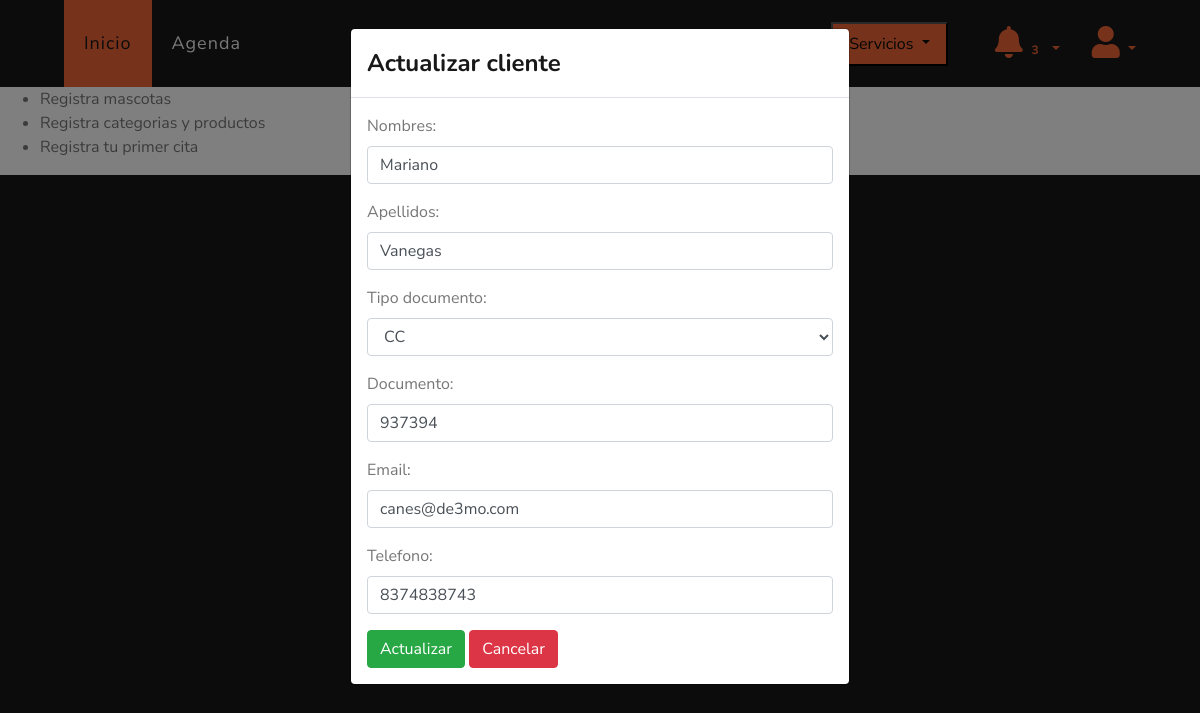
The page /actualizar/clientes/2 (signed in) on the database its author committed.
### veterinary/models.py (models this page shows, shortened)
class Client(models.Model):
    CHOICES = [('CC', 'CC'), ('CE', 'CE'),
               ('TI', 'TI'), ('PPT', 'PPT'), ('PASAPORTE', 'PASAPORTE')]
    veterinary = models.ForeignKey(Veterinary, on_delete=models.PROTECT, blank=True, null=True)
    name = models.CharField(max_length=100, blank=False, null=False, verbose_name='Cliente')
    last_name = models.CharField(max_length=100, blank=False, null=False)
    type = models.CharField(max_length=10, choices=CHOICES, verbose_name='Tipo documento', default='CC')
    document = models.CharField(max_length=20, unique=False, blank=True, null=True, verbose_name='Documento')
    email = models.EmailField(max_length=254, unique=False, blank=True, null=True)
    phone = models.CharField(max_length=20, blank=True, null=True)
    global_id = models.UUIDField(default=uuid.uuid4, editable=False, unique=False)
    class Meta:
        unique_together = ('document', 'email', 'veterinary')

### veterinary/views.py (the view)
# urls.py: path("actualizar/clientes/<int:id>", views.updateClient, name='updateClient'),
@login_required(login_url="login")
def updateClient(request, id):
    client = Client.objects.get(id=id)
    if request.method == "POST":
        form = ClientForm(request.POST, instance=client)
        if form.is_valid():
            identification = form.cleaned_data["document"]
            email = form.cleaned_data["email"]
            existing_client_identification = (
                Client.objects.filter(document=identification).exclude(id=id).exists()
            )
            existing_client_email = (
                Client.objects.filter(email=email).exclude(id=id).exists()
            )
            if existing_client_identification:
                messages.error(request, "El documento ya existe")
                return render(request, "veterinary/updateClient.html", {"form": form})
            elif existing_client_email:
                messages.error(request, "El email ya existe")
                return render(request, "veterinary/updateClient.html", {"form": form})
            else:
                form.save()
                return redirect(detailClient)
    else:
        form = ClientForm(instance=client)
    context = {"form": form}
    return render(request, "veterinary/updateClient.html", context)

### veterinary/forms.py
class ClientForm(ModelForm):
    class Meta:
        model = Client
        fields = '__all__'
        widgets = {
            'veterinary': HiddenInput(attrs={'class': 'form-control form-input'}),
            'name': TextInput(attrs={'class': 'form-control form-input'}),
            'last_name': TextInput(attrs={'class': 'form-control form-input'}),
            'type': Select(attrs={'class': 'form-control'}),
            'document': TextInput(attrs={'class': 'form-control form-input'}),
            'email': EmailInput(attrs={'class': 'form-control form-input'}),
            'phone': TextInput(attrs={'class': 'form-control form-input'}),
        }
        labels = {
            'veterinary': 'Veterinaria',
            'name': 'Nombres',
            'last_name': 'Apellidos',
            'email': 'Email',
            'phone': 'Telefono'
        }

### veterinary/views.py (called while the page is built)
def check_notifications(request):
    if not request.user.is_authenticated:
        veterinary_logued = Veterinary.objects.get(id=1)
    else:
        veterinary_logued = request.user.veterinary
    if not Client.objects.filter(veterinary=veterinary_logued).exists():
        messages.info(request, 'Registra clientes')
    if not Pet.objects.filter(client__veterinary=veterinary_logued).exists():
        messages.info(request, 'Registra mascotas')
    if not Category.objects.filter(veterinary=veterinary_logued).exists():
        messages.info(request, 'Registra categorias y productos')
    if not Events.objects.filter(veterinary=veterinary_logued).exists():
        messages.info(request, 'Registra tu primer cita')

### templates/veterinary/updateClient.html (shortened to what this page needs)
{% extends 'layout/base.html' %}
{% block 'style' %}
{% load static %}
<link rel="stylesheet" href="{% static 'css/estilo.css' %}">
{% endblock %}
{% block 'header' %}
{% include 'layout/partials/headerbase.html' %}
{% endblock %}
{% block 'content' %}
{% if form.instance %}
<div class="modal fade" id="myModal" tabindex="-1" role="dialog" aria-labelledby="myModalLabel" data-backdrop="static" data-keyboard="false">
  <div class="modal-dialog" role="document">
    <div class="modal-content">
      <div class="modal-header">
        <h4 class="modal-title" id="myModalLabel" style="color: #181818">Actualizar cliente</h4>
      </div>
      <div class="modal-body">
        <form method="post" id="update-form">
          {{ form.as_p }}
          <input type="submit" class="btn btn-success" value="Actualizar">
          <a href="{% url 'detailClient' %}" class="btn btn-danger">Cancelar</a>
        </form>
      </div>
    </div>
  </div>
</div>
{% endif %}
{% if messages %}
<ul class="messages">
    {% for message in messages %}
    <li{% if message.tags %} class="{{ message.tags }}"{% endif %}>{{ message }}</li>
    {% endfor %}
</ul>
{% endif %}
<div class="container-fluid" style="background-color: #181818;">
  <div class="row">
  </div>
</div>
{% endblock %}

### static/css/estilo.css (style rules this page uses)
.form-input { width: 30vw; margin-bottom: 5px; }

### rows shown on the page
Client: name "Mariano", last_name "Vanegas", type "CC", document "937394", email "canes@de3mo.com", phone "8374838743"

### other values the page prints
{{ messages|length }} "3"
{{ message }} "Registra mascotas" "Registra categorias y productos" "Registra tu primer cita"
